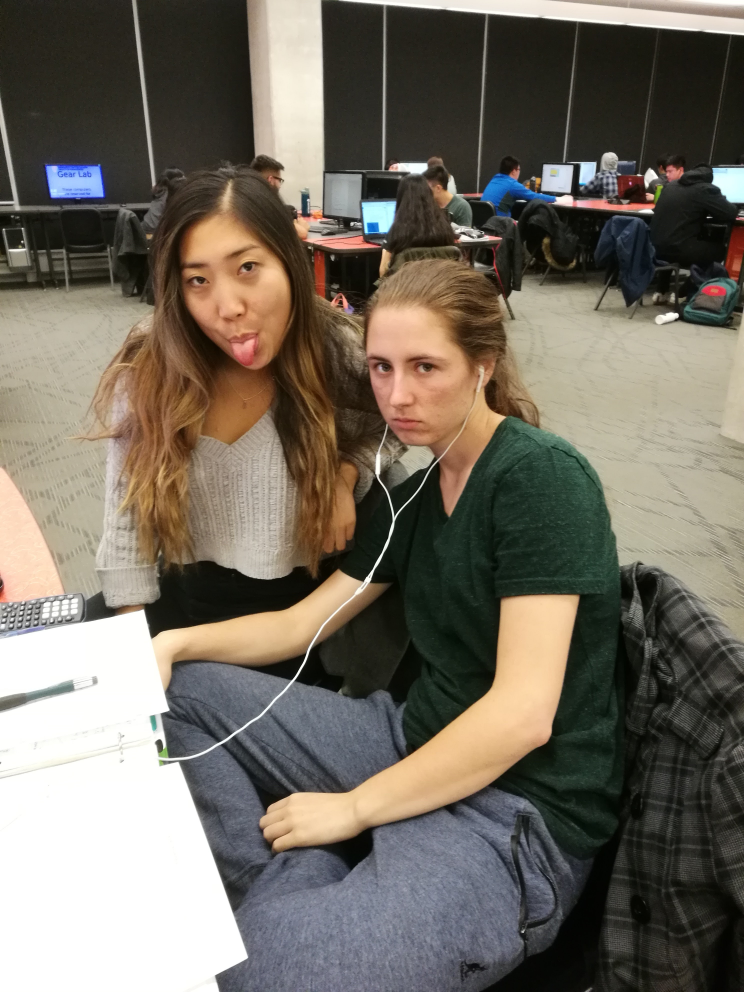
#> input picture crfasrnn_keras/images/IMG_20171107_184105_1.jpg, 2976 x 3968 px (shown at 1/4 size); its folder holds only this picture in this run
$ python canny-test.py --images crfasrnn_keras/images   (Python 2 division)
#> lines starting #> are read from the running program, lines starting #| are printed output that depends on the picture
from matplotlib import pyplot as plt
import numpy as np
import argparse
import glob
import cv2

def auto_canny(image, sigma=0.33):
        #algorithm: https://www.pyimagesearch.com/2015/04/06/zero-parameter-automatic-canny-edge-detection-with-python-and-opencv/
	# compute the median of the single channel pixel intensities
	v = np.median(image)

	# apply automatic Canny edge detection using the computed median
	lower = int(max(0, (1.0 - sigma) * v))
	upper = int(min(255, (1.0 + sigma) * v))
	edged = cv2.Canny(image, lower, upper)

	# return the edged image
	return edged
ap = argparse.ArgumentParser()
ap.add_argument("-i", "--images", required=True,
	help="path to input dataset of images")
args = vars(ap.parse_args())

# loop over the images
for imagePath in glob.glob(args["images"] + "/*.jpg"):
	# load the image, convert it to grayscale, and blur it slightly
	original_image = cv2.imread(imagePath)
#> original_image is the input picture: shape (3968, 2976, 3); mean B, G, R 97, 108.1, 115.1
        image = cv2.resize(original_image, (0,0), fx=0.1, fy=0.1)
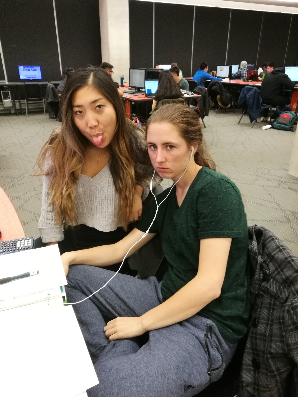
#> image: shape (397, 298, 3); mean B, G, R 97.2, 108.2, 115.2
	gray = cv2.cvtColor(image, cv2.COLOR_BGR2GRAY)
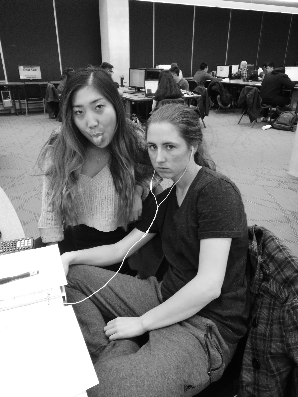
#> gray: shape (397, 298); min 1, max 255, mean 109.1
	blurred = cv2.GaussianBlur(gray, (3, 3), 0)
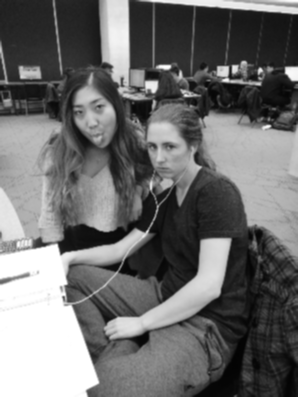
#> blurred: shape (397, 298); min 3, max 255, mean 109.1

	# apply Canny edge detection using a wide threshold, tight
	# threshold, and automatically determined threshold
	wide = cv2.Canny(blurred, 10, 200)
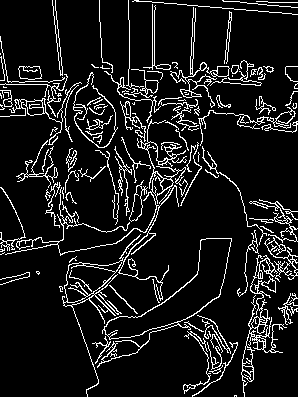
#> wide: shape (397, 298); 10.2% white in thin lines or dots
	tight = cv2.Canny(blurred, 225, 250)
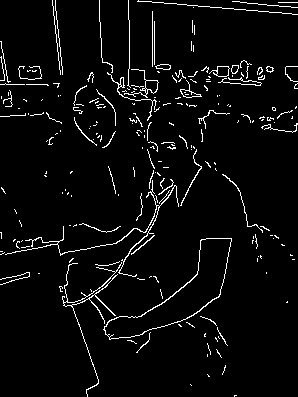
#> tight: shape (397, 298); 4.2% white in thin lines or dots
	auto = auto_canny(blurred,0.5)
#> in auto_canny, `v = np.median(image)`: v = 92
#> in auto_canny, `lower = int(max(0, (1.0 - sigma) * v))`: lower = 46
#> in auto_canny, `upper = int(min(255, (1.0 + sigma) * v))`: upper = 138
#> in auto_canny, `edged = cv2.Canny(image, lower, upper)`:
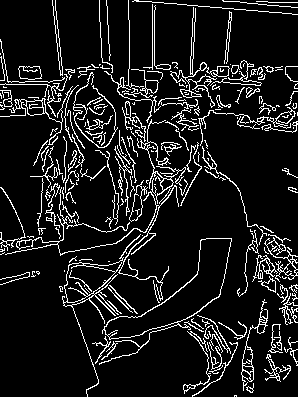
#> edged: shape (397, 298); 10.6% white in thin lines or dots

	# show the images
        plt.subplot(122),plt.imshow(np.hstack([wide]),cmap='gray')
        plt.title('edges'),plt.xticks([]),plt.yticks([])
        plt.subplot(121),plt.imshow(auto,cmap='gray')
        plt.title('auto'),plt.xticks([]),plt.yticks([])
        plt.show()
#	cv2.imshow("Original", image)
#	cv2.imshow("Edges", np.hstack([auto]))
#	cv2.waitKey(0)

$ run again, on crfasrnn_keras/images/IMG_20171107_184122_1.jpg
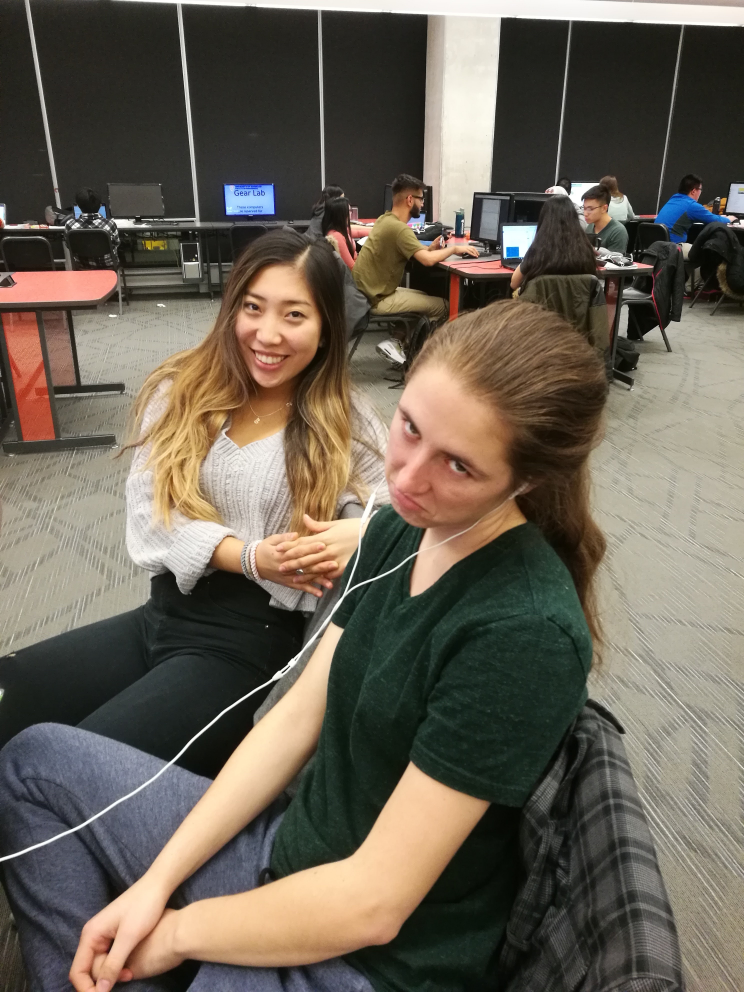
#> input picture crfasrnn_keras/images/IMG_20171107_184122_1.jpg, 2976 x 3968 px (shown at 1/4 size)
#> original_image is the input picture: shape (3968, 2976, 3); mean B, G, R 84.9, 97.3, 105.9
#> `wide = cv2.Canny(blurred, 10, 200)`:
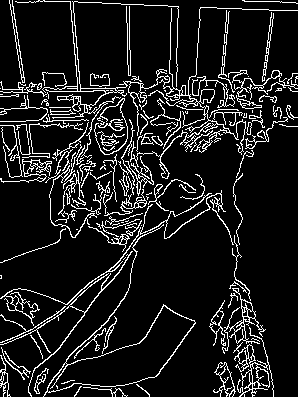
#> wide: shape (397, 298); 11.1% white in thin lines or dots
#> tight: shape (397, 298); 5.3% white in thin lines or dots
#> v = 78
#> lower = 39
#> upper = 117
#> in auto_canny, `edged = cv2.Canny(image, lower, upper)`:
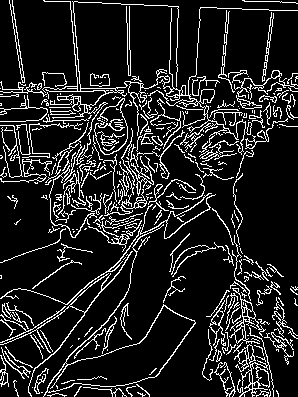
#> edged: shape (397, 298); 13.4% white in thin lines or dots

$ run again, on crfasrnn_keras/images/image.jpg
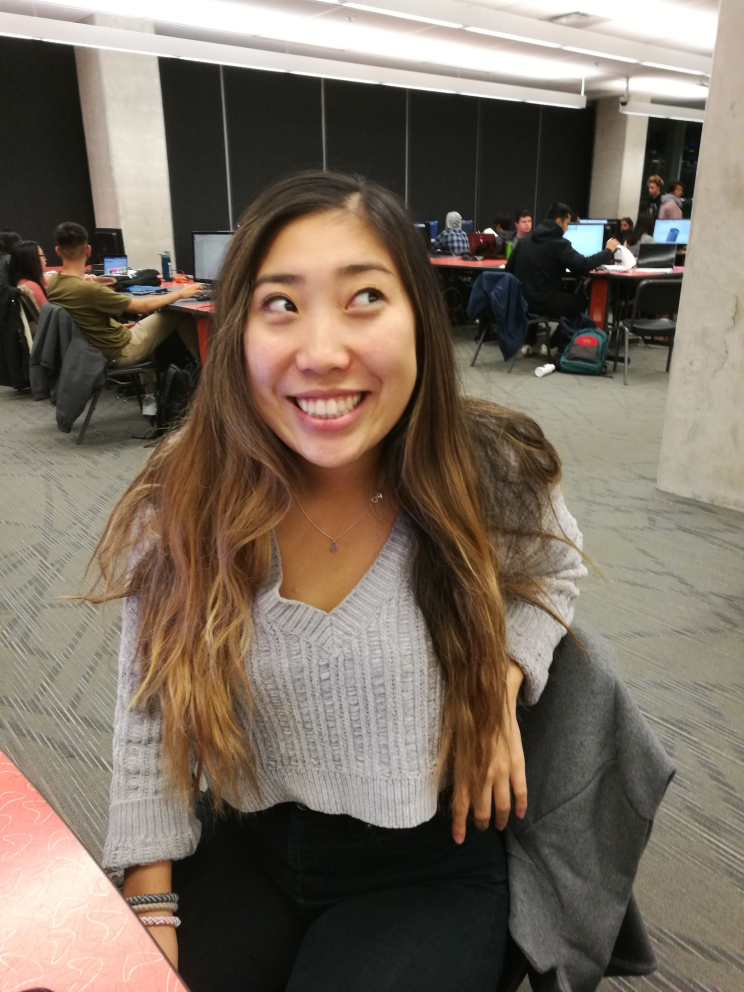
#> input picture crfasrnn_keras/images/image.jpg, 2976 x 3968 px (shown at 1/4 size)
#> original_image is the input picture: shape (3968, 2976, 3); mean B, G, R 95.3, 108.3, 120.7
#> `wide = cv2.Canny(blurred, 10, 200)`:
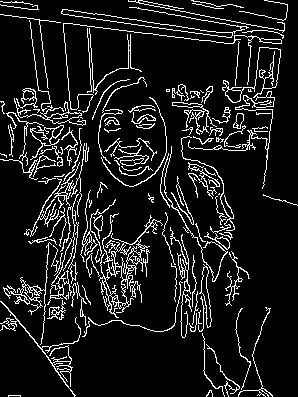
#> wide: shape (397, 298); 10.8% white in thin lines or dots
#> tight: shape (397, 298); 3.4% white in thin lines or dots
#> v = 113
#> lower = 56
#> upper = 169
#> in auto_canny, `edged = cv2.Canny(image, lower, upper)`:
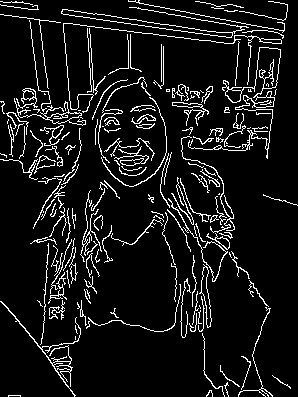
#> edged: shape (397, 298); 8.8% white in thin lines or dots
